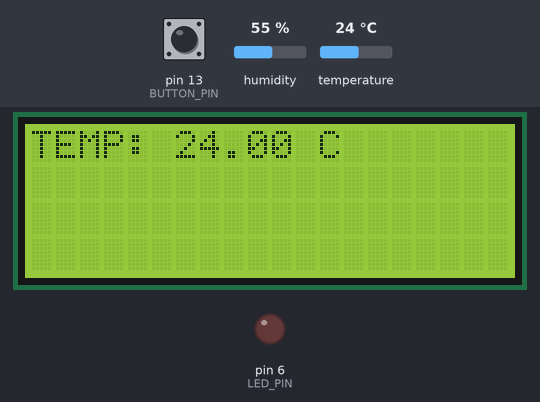
This sketch was run on a simulated Arduino Uno, built with avr-gcc and run on an emulated ATmega328P. Parts: 20×4 character LCD, output pins drawn as LEDs (lit = HIGH). Inputs (shaded band) come from the test bench; at power-on: temperature 24 °C, pin 13 (BUTTON_PIN) HIGH, humidity 55 %. What the sketch prints to the serial monitor is not drawn.

Above: at 1.6 s.
1.7 s: temperature set to 12 °C
At 4.0 s:
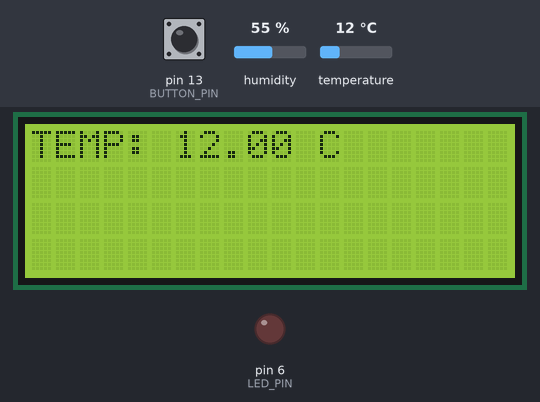
4.6 s: temperature set to 19 °C
6.6 s: pin 13 (BUTTON_PIN) pulled LOW for 1.3 s
14.1 s: temperature set to 28 °C
At 16.8 s:
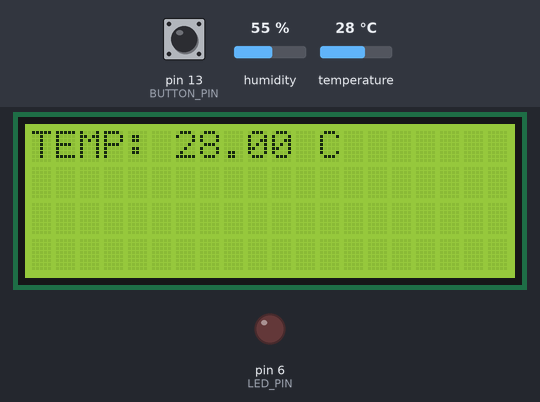
17.5 s: pin 13 (BUTTON_PIN) pulled LOW for 1.3 s
Timing chart, 0 to 20.5 s (numbered marks = the images above; inputs shaded):
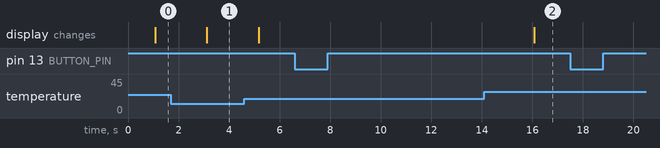

Measured:
- after the input at 1.7 s, the display: changes after 1.4 s (image 1)
- after the input at 6.6 s, every drawn part: stays the same
- after the input at 14.1 s, the display: changes after 2.0 s (image 2)
- after the input at 17.5 s, every drawn part: stays the same

The sketch:

sketch.ino
```cpp
#include <DHT.h>
#include <Wire.h>
#include <LiquidCrystal_I2C.h>

#define DHTPIN 2        // Digital pin connected to the DHT sensor
#define SPEAKER_PIN 12  // Digital pin connected to the speaker
#define LED_PIN 6       // Digital pin connected to the LED
#define BUTTON_PIN 13   // Digital pin connected to the push button

//#define DHTTYPE DHT11
//#define DHTTYPE DHT21
#define DHTTYPE DHT22

DHT dht(DHTPIN, DHTTYPE);
LiquidCrystal_I2C lcd(0x27, 20, 4); // Adjusted for a larger display: 20 columns, 4 rows

bool speakerActive = true;  // Flag to track if the speaker is active

void setup() {
  Serial.begin(9600);
  dht.begin();
  lcd.init();       // LCD
  lcd.backlight();  // LCD
  pinMode(SPEAKER_PIN, OUTPUT); // Set the speaker pin as an output
  pinMode(LED_PIN, OUTPUT);      // Set the LED pin as an output
  pinMode(BUTTON_PIN, INPUT_PULLUP); // Set the push button pin as an input with an internal pull-up resistor
}

void loop() {
  delay(1000); // Wait a few seconds between measurements.

  float t = dht.readTemperature();
  float f = dht.readTemperature(true);

  // Check if the push button is pressed
  if (digitalRead(BUTTON_PIN) == LOW) {
    // Button is pressed, toggle the speaker state
    speakerActive = !speakerActive;

    // Wait for the button release to avoid rapid toggling
    while (digitalRead(BUTTON_PIN) == LOW) {
      // This loop ensures that the speaker is toggled only once when the button is pressed
    }

    // Turn off the siren immediately
    noTone(SPEAKER_PIN);
    digitalWrite(LED_PIN, LOW); // Turn off the LED when the button is pressed
  }

  // If the button is not pressed, continue with normal operations

  lcd.clear(); // Clear the LCD before updating

  lcd.setCursor(0, 0);
  lcd.print("TEMP: ");
  lcd.print(t);
  lcd.print(" C");

  Serial.print("%  Temperature: ");
  Serial.print(t, 1);
  Serial.print(" C & ");
  Serial.print(f, 1);
  Serial.println(" F");

  // Check if the temperature is within the specified range for fire detection
  if (t >= 70 && t <= 80) {
    lcd.setCursor(0, 1);
    lcd.print("W:FIRE DETECTED!");
    lcd.setCursor(0, 2);

    // Check if the speaker is active
    if (speakerActive) {
      // Activate the siren sound
      tone(SPEAKER_PIN, 1000);  // Adjust the frequency as needed
      digitalWrite(LED_PIN, HIGH); // Turn on the LED when the speaker is active
      delay(5);
      digitalWrite(LED_PIN, LOW);
    } else {
      // Turn off the siren and LED
      noTone(SPEAKER_PIN);
      digitalWrite(LED_PIN, LOW);
    }
  } else {
    // Turn off the siren and LED if no fire is detected
    noTone(SPEAKER_PIN);
    digitalWrite(LED_PIN, LOW);
  }
}
```
